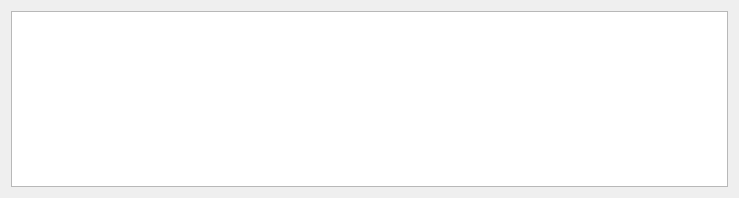
<?xml version="1.0" encoding="UTF-8"?>
<ui version="4.0">
 <class>MessageBoxWin</class>
 <widget class="QWidget" name="MessageBoxWin">
  <property name="geometry">
   <rect>
    <x>0</x>
    <y>0</y>
    <width>739</width>
    <height>198</height>
   </rect>
  </property>
  <property name="windowTitle">
   <string>Form</string>
  </property>
  <layout class="QHBoxLayout" name="horizontalLayout">
   <item>
    <widget class="QTextBrowser" name="infoEd"/>
   </item>
  </layout>
 </widget>
 <resources/>
 <connections/>
</ui>
